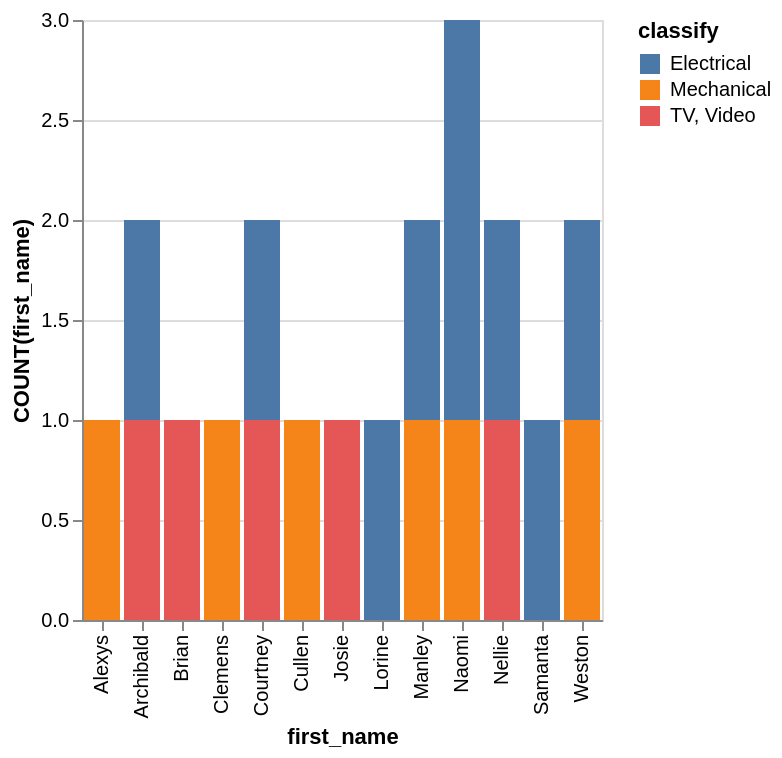

Describe this chart as a Vega-Lite specification.
### Vega-Lite specification from a JSON file in a GitHub repository (floating-point values rounded to 4 significant figures)
{"data": {"values": [{"x_data": "Alexys", "y_data": 0, "classify": "Electrical"}, {"x_data": "Archibald", "y_data": 1, "classify": "Electrical"}, {"x_data": "Brian", "y_data": 0, "classify": "Electrical"}, {"x_data": "Clemens", "y_data": 0, "classify": "Electrical"}, {"x_data": "Courtney", "y_data": 1, "classify": "Electrical"}, {"x_data": "Cullen", "y_data": 0, "classify": "Electrical"}, {"x_data": "Josie", "y_data": 0, "classify": "Electrical"}, {"x_data": "Lorine", "y_data": 1, "classify": "Electrical"}, {"x_data": "Manley", "y_data": 1, "classify": "Electrical"}, {"x_data": "Naomi", "y_data": 2, "classify": "Electrical"}, {"x_data": "Nellie", "y_data": 1, "classify": "Electrical"}, {"x_data": "Samanta", "y_data": 1, "classify": "Electrical"}, {"x_data": "Weston", "y_data": 1, "classify": "Electrical"}, {"x_data": "Alexys", "y_data": 1, "classify": "Mechanical"}, {"x_data": "Archibald", "y_data": 0, "classify": "Mechanical"}, {"x_data": "Brian", "y_data": 0, "classify": "Mechanical"}, {"x_data": "Clemens", "y_data": 1, "classify": "Mechanical"}, {"x_data": "Courtney", "y_data": 0, "classify": "Mechanical"}, {"x_data": "Cullen", "y_data": 1, "classify": "Mechanical"}, {"x_data": "Josie", "y_data": 0, "classify": "Mechanical"}, {"x_data": "Lorine", "y_data": 0, "classify": "Mechanical"}, {"x_data": "Manley", "y_data": 1, "classify": "Mechanical"}, {"x_data": "Naomi", "y_data": 1, "classify": "Mechanical"}, {"x_data": "Nellie", "y_data": 0, "classify": "Mechanical"}, {"x_data": "Samanta", "y_data": 0, "classify": "Mechanical"}, {"x_data": "Weston", "y_data": 1, "classify": "Mechanical"}, {"x_data": "Alexys", "y_data": 0, "classify": "TV, Video"}, {"x_data": "Archibald", "y_data": 1, "classify": "TV, Video"}, {"x_data": "Brian", "y_data": 1, "classify": "TV, Video"}, {"x_data": "Clemens", "y_data": 0, "classify": "TV, Video"}, {"x_data": "Courtney", "y_data": 1, "classify": "TV, Video"}, {"x_data": "Cullen", "y_data": 0, "classify": "TV, Video"}, {"x_data": "Josie", "y_data": 1, "classify": "TV, Video"}, {"x_data": "Lorine", "y_data": 0, "classify": "TV, Video"}, {"x_data": "Manley", "y_data": 0, "classify": "TV, Video"}, {"x_data": "Naomi", "y_data": 0, "classify": "TV, Video"}, {"x_data": "Nellie", "y_data": 1, "classify": "TV, Video"}, {"x_data": "Samanta", "y_data": 0, "classify": "TV, Video"}, {"x_data": "Weston", "y_data": 0, "classify": "TV, Video"}]}, "mark": "bar", "encoding": {"x": {"field": "x_data", "type": "nominal", "title": "first_name", "sort": "ascending"}, "y": {"field": "y_data", "type": "quantitative", "title": "COUNT(first_name)"}, "color": {"field": "classify"}}}
